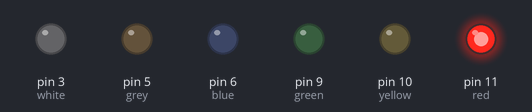
Recording of a sketch running on a simulated Arduino Uno, built with avr-gcc and run on an emulated ATmega328P. On the bench: output pins drawn as LEDs (lit = HIGH).

Above: at 0.05 s.
At 0.55 s:
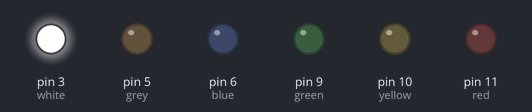
At 0.75 s:
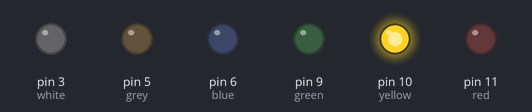
At 1.45 s:
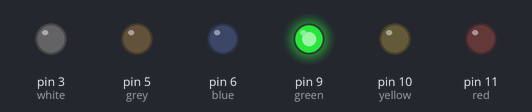
At 2.15 s:
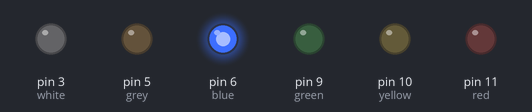
At 2.85 s:
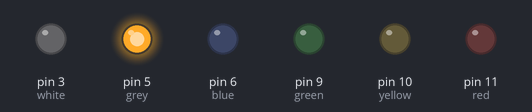
Timing chart, 0 to 3.1 s (numbered marks = the images above):
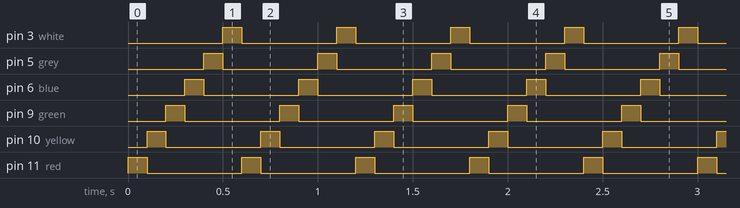

The sketch:

flash-led-with-six.ino
```cpp
int red = 11;
int yellow = 10;
int green = 9;
int blue = 6;
int grey = 5;
int white = 3;
int delay_time = 100;

void setup() {
  pinMode(red, OUTPUT);
  pinMode(yellow, OUTPUT);
  pinMode(green, OUTPUT);
  pinMode(blue, OUTPUT);
  pinMode(grey, OUTPUT);
  pinMode(white, OUTPUT);
}

void loop() {
  digitalWrite(red, HIGH);
  delay(delay_time);
  digitalWrite(red, LOW);

  digitalWrite(yellow, HIGH);
  delay(delay_time);
  digitalWrite(yellow, LOW);

  digitalWrite(green, HIGH);
  delay(delay_time);
  digitalWrite(green, LOW);

  digitalWrite(blue, HIGH);
  delay(delay_time);
  digitalWrite(blue, LOW);

  digitalWrite(grey, HIGH);
  delay(delay_time);
  digitalWrite(grey, LOW);

  digitalWrite(white, HIGH);
  delay(delay_time);
  digitalWrite(white, LOW);
}
```

Measured:
- by itself, pin 3 (white), pin 5 (grey), pin 6 (blue), pin 9 (green), pin 10 (yellow), pin 11 (red): alternates HIGH for 0.10 s and LOW for 0.50 s
- by itself, everything shown: repeats every 0.60 s, in 6 steps
